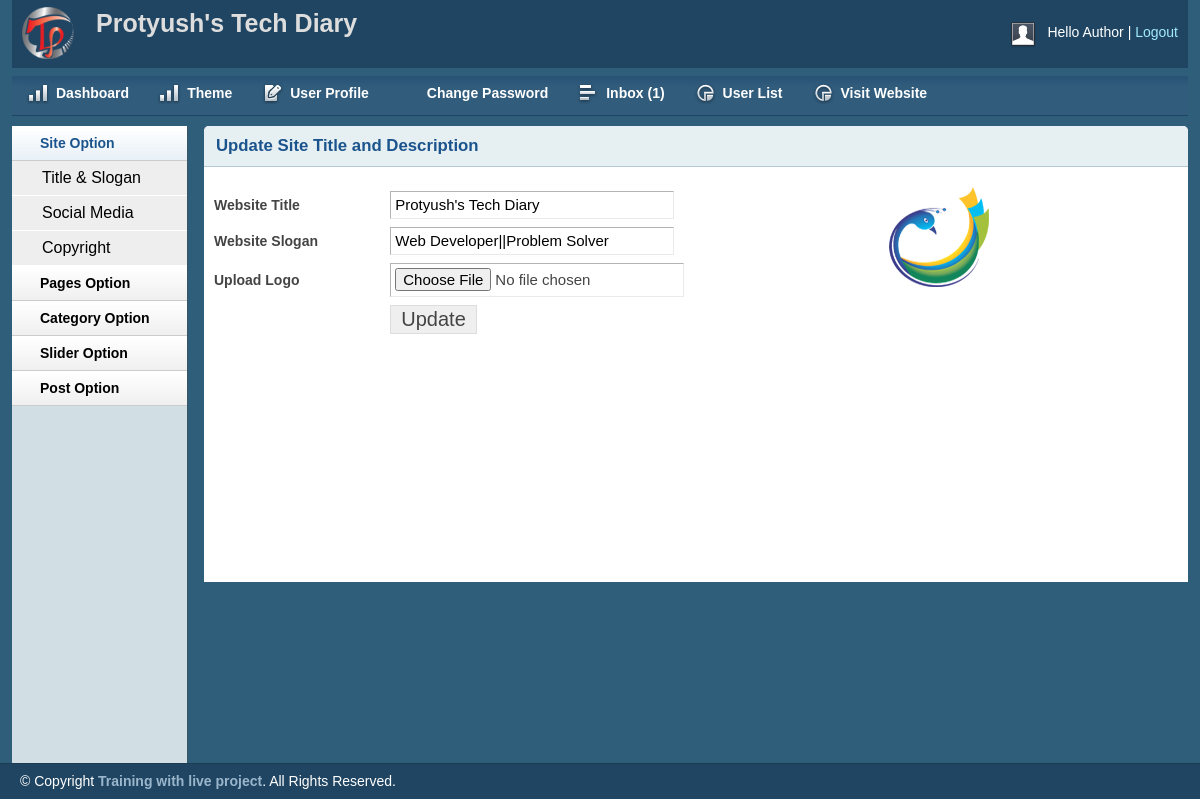
The app's page /admin/titleslogan.php (signed in) with its own data.
### tables this page shows
CREATE TABLE `title_slogan` (
  `id` int(11) NOT NULL,
  `title` varchar(255) NOT NULL,
  `slogan` varchar(255) NOT NULL,
  `logo` varchar(255) NOT NULL
);

### lib/Database.php (called while the page is built, shortened)
<?php
class Database
{
    public $host   = DB_HOST;
    public $user   = DB_USER;
    public $pass   = DB_PASS;
    public $dbname = DB_NAME;
    public $link;
    private function connectDB()
    {
        $this->link = new mysqli($this->host, $this->user, $this->pass, $this->dbname);
    }
    public function select($query)
    {
        $result = $this->link->query($query) or die($this->link->error.__LINE__);
        if ($result->num_rows > 0) {
            return $result;
        } else {
            return false;
        }
    }
}

### admin/titleslogan.php (the view, shortened to what this page needs)
<?php include 'inc/header.php' ?>
<?php include 'inc/sidebar.php' ?>
        <div class="grid_10">
            <div class="box round first grid">
                <h2>Update Site Title and Description</h2>
                <?php
                    $query = "SELECT * FROM title_slogan WHERE id ='1'";
                    $blog_title = $db->select($query);
                    if ($blog_title) {
                        while ($result = $blog_title->fetch_assoc()) {
                            ?>
                <div class="block sloginblock">
                    <div class="leftside">
                 <form action="" method="POST" enctype="multipart/form-data">
                    <table class="form">
                        <tr>
                            <td>
                                <label>Website Title</label>
                            </td>
                            <td>
                                <input type="text" value="<?php echo $result['title']; ?>"  name="title" class="medium" />
                            </td>
                        </tr>
                         <tr>
                            <td>
                                <label>Website Slogan</label>
                            </td>
                            <td>
                                <input type="text" value="<?php echo $result['slogan']; ?>" name="slogan" class="medium" />
                            </td>
                        </tr>
                        <tr>
                            <td>
                                <label>Upload Logo</label>
                            </td>
                            <td>
                                <input type="file" name="logo" />
                            </td>
                        </tr>
                         <tr>
                            <td>
                            </td>
                            <td>
                                <input type="submit" name="submit" Value="Update" />
                            </td>
                        </tr>
                    </table>
                    </form>
                    </div>
                    <div class="rightside">
                        <img src="<?php echo $result['logo']; ?>" alt="logo">
                    </div>
                </div>
                 <?php
                        }
                    } ?>
            </div>
        </div>
        <?php include 'inc/footer.php' ?>

### admin/css/text.css (style rules this page uses)
body { font: 13px/1.5 Tahoma, Helvetica, Arial, 'Liberation Sans', FreeSans, sans-serif; }
h2 { font-size: 23px; }
p, dl, hr, h1, h2, h3, h4, h5, h6, ol, ul, pre, table, address, fieldset { margin-bottom: 20px; }

### admin/css/grid.css (style rules this page uses)
.grid_1, .grid_2, .grid_3, .grid_4, .grid_5, .grid_6, .grid_7, .grid_8, .grid_9, .grid_10, .grid_11, .grid_12, .grid_13, .grid_14, .grid_15, .grid_16 { display: inline; float: left; margin-left: 1%; margin-right: 1%; }
.container_12 .grid_10 { width: 81.333%; }

### admin/css/layout.css (style rules this page uses)
body { background: #fff none repeat scroll 0 0; color: #444; font-size: 14px; padding: 0; }
h1, h2, h3, h4, h5, h6 { line-height:1.2em; margin-bottom:.3em; }
h2 { margin-top:1em; }
.box { background:#fff; margin-bottom:20px; padding:10px 10px 10px 10px; margin-left:-8px; }
.box.grid { padding-bottom:40px; }
.box.round { -moz-border-radius: 5px 5px 0px 0px; -webkit-border-radius: 5px 5px 0px 0px; border-radius: 5px 5px 0px 0px; }
.box h2 { font-size:1.2em; font-weight:bold; color:#1B548D; background:#E6F0F3; margin:-10px -10px 0 -10px; padding:10px 12px; border-bottom:1px solid #B3CBD6; -moz-border-radius: 5px 5px 0px 0px; -webkit-border-radius: 5px 5px 0px 0px; border-radius: 5px 5px 0px 0px; }
.box.first { min-height: 406px; }
.block { padding-top:20px; }
table.form { width:100%; }
table.form td { padding:4px 0px; }
table.form label { font-weight:bold; }
table.form input, table.form select { font-size: 15px; padding: 4px 4px 5px 4px; border-top: 1px solid #b3b3b3; border-left: 1px solid #b3b3b3; border-right: 1px solid #eaeaea; border-bottom: 1px solid #eaeaea; }
table.form input[type="submit"] { border: 1px solid #ddd; color: #444; cursor: pointer; font-size: 20px; padding: 2px 10px; }
input.medium { width: 55%; }
.block { padding-bottom:1px; }

### admin/titleslogan.php (style rules this page uses)
.leftside { float: left; width: 70% }
.rightside { float: left; width: 20% }
.rightside img { height: 160px, width:170px; }

### records on screen
title_slogan: title "Protyush's Tech Diary", slogan "Web Developer||Problem Solver", logo (picture)

### other values on screen
Session::get('username') "Author"
$count "1"
